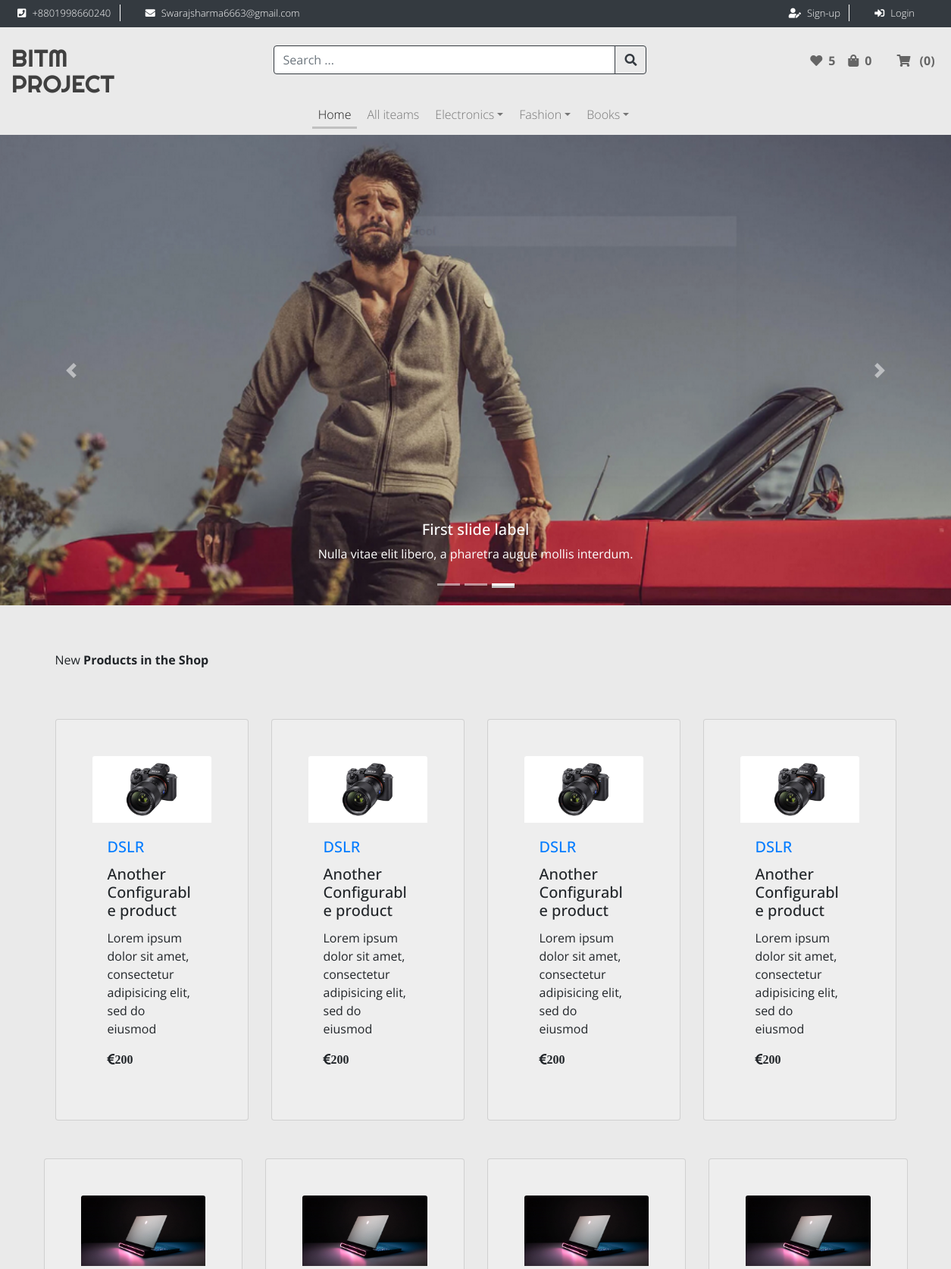
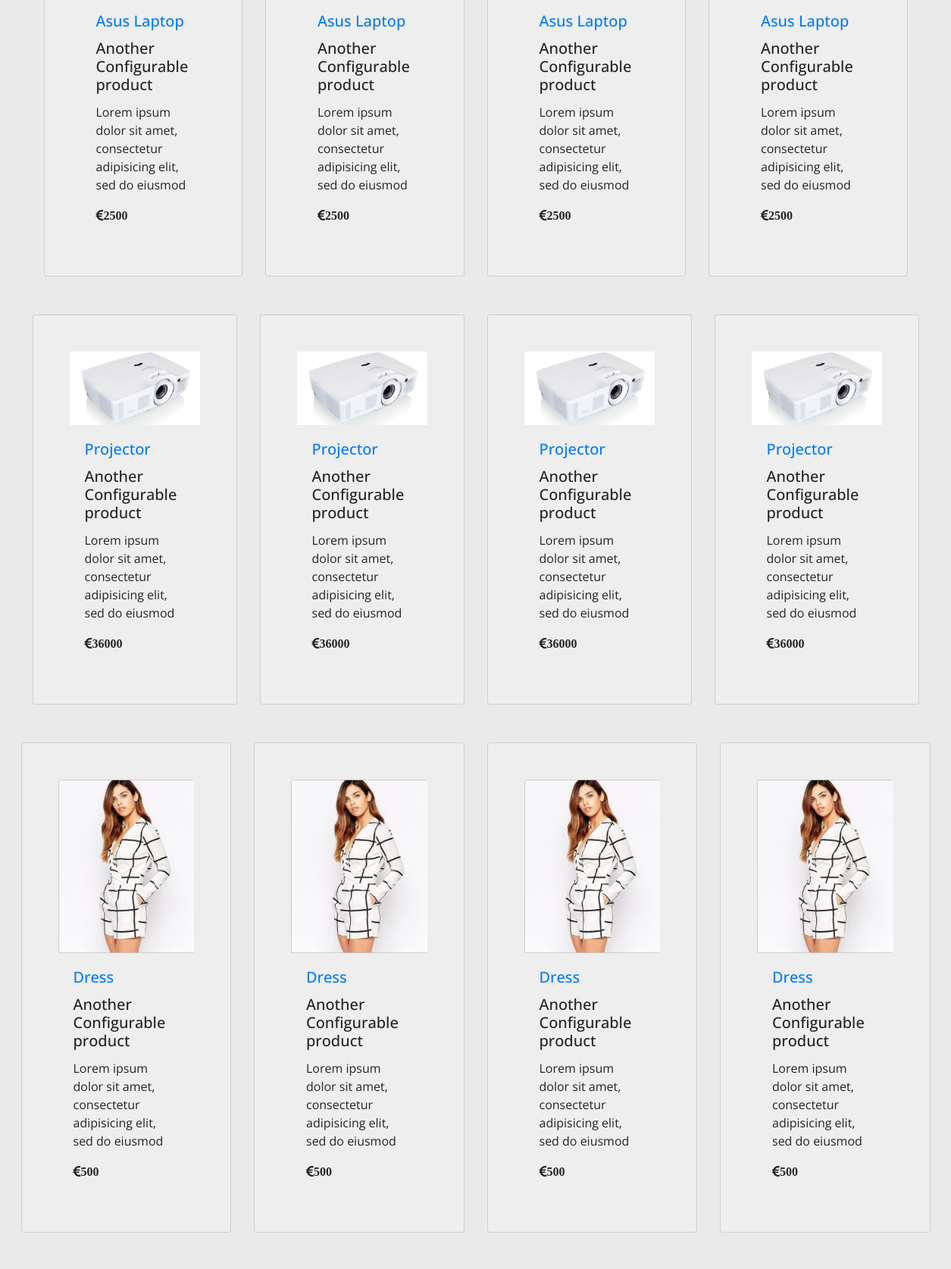
/front/public/home.php (upper part), run on the app's committed database (2 pictures, top to bottom).
### tables this page shows
CREATE TABLE `products` (
  `id` int(11) NOT NULL,
  `name` varchar(255) NOT NULL,
  `email` varchar(50) NOT NULL,
  `phone` varchar(50) NOT NULL,
  `password` varchar(50) NOT NULL,
  `mrp` float DEFAULT NULL,
  `details` varchar(255) NOT NULL,
  `created_at` datetime DEFAULT NULL,
  `picture` varchar(255) DEFAULT NULL,
  `is_active` tinyint(4) NOT NULL DEFAULT 0,
  `is_deleted` tinyint(4) NOT NULL DEFAULT 0,
  `modified_at` datetime DEFAULT NULL
);

### front/public/home.php (called while the page is built, shortened)
<?php
include_once ($_SERVER['DOCUMENT_ROOT'] .'/ecommerce/config.php');
include_once ('../views/elements/head.php');
include_once ('../views/elements/header.php');
include_once ('../views/elements/slider.php');
include_once ('../views/elements/product.php');
include_once ('../views/elements/script.php');
?>

### src/Admin.php (called while the page is built, shortened)
<?php
class Admin
{
    public $conn = null;
    public function __construct()
    {
        $this->conn = new PDO("mysql:host=localhost;dbname=banners", "root","");
        $this->conn->setAttribute(PDO::ATTR_ERRMODE, PDO::ERRMODE_EXCEPTION);
    }
    public function getActiveadmin(){
        $start_from = 0;
        $total = 3;
        $query = "SELECT * FROM `admin` where is_active = 1 LIMIT  $start_from,  $total";
        $stmt = $this->conn->prepare($query);
        $result = $stmt->execute();
        $admins = $stmt->fetchAll();
        return $admins;
    }
}

### config.php (called while the page is built, shortened)
<?php
$webroot = "http://localhost/ecommerce/";

### src/Products.php (called while the page is built, shortened)
<?php
class Products
{
    public $conn = null;
    public function __construct()
    {
        $this->conn = new PDO("mysql:host=localhost;dbname=banners", "root","");
        $this->conn->setAttribute(PDO::ATTR_ERRMODE, PDO::ERRMODE_EXCEPTION);
    }
    public function getActiveproduct(){
        $query = "SELECT * FROM `products` where is_active = 1";
        $stmt = $this->conn->prepare($query);
        $result = $stmt->execute();
        $products = $stmt->fetchAll();
        return $products;
    }
}

### front/views/elements/product.php (the view, shortened to what this page needs)
<?php
$_product = new Products();
$products = $_product->getActiveproduct();
?>
<section class="newProduct">
    <div class="container">
        <p class="new-product-text">New <strong>Products in the Shop</strong></p>
        <?php
        foreach($products as $product):
        ?>
        <div class="card-deck">
            <div class="card">
                <img src="<?=$webroot?>/uploads/<?=$product['picture']?>" class="card-img-top" alt="New Product">
                <div class="card-body">
                    <h5 class="card-title"><a href="product-detail.php?id=<?php echo $product['id']?>"><?php echo $product['name']?></a></h5>
                    <h5 class="card-title">Another Configurable product</h5>
                    <p class="card-text">Lorem ipsum dolor sit amet, consectetur adipisicing elit, sed do eiusmod</p>
                    <p class="card-text fas fa-euro-sign"><?php echo $product['mrp']?></p>
                </div>
            </div>
            <div class="card">
                <img src="<?=$webroot?>/uploads/<?=$product['picture']?>" class="card-img-top" alt="New Product">
                <div class="card-body">
                    <h5 class="card-title"><a href="product-detail.php?id=<?php echo $product['id']?>"><?php echo $product['name']?></a></h5>
                    <h5 class="card-title">Another Configurable product</h5>
                    <p class="card-text">Lorem ipsum dolor sit amet, consectetur adipisicing elit, sed do eiusmod</p>
                    <p class="card-text fas fa-euro-sign"><?php echo $product['mrp']?></p>
                </div>
            </div>
            <div class="card">
                <img src="<?=$webroot?>/uploads/<?=$product['picture']?>" class="card-img-top" alt="New Product">
                <div class="card-body">
                    <h5 class="card-title"><a href="product-detail.php?id=<?php echo $product['id']?>"><?php echo $product['name']?></a></h5>
                    <h5 class="card-title">Another Configurable product</h5>
                    <p class="card-text">Lorem ipsum dolor sit amet, consectetur adipisicing elit, sed do eiusmod</p>
                    <p class="card-text fas fa-euro-sign"><?php echo $product['mrp']?></p>
                </div>
            </div>
            <div class="card">
                <img src="<?=$webroot?>/uploads/<?=$product['picture']?>" class="card-img-top" alt="New Product">
                <div class="card-body">
                    <h5 class="card-title"><a href="product-detail.php?id=<?php echo $product['id']?>"><?php echo $product['name']?></a></h5>
                    <h5 class="card-title">Another Configurable product</h5>
                    <p class="card-text">Lorem ipsum dolor sit amet, consectetur adipisicing elit, sed do eiusmod</p>
                    <p class="card-text fas fa-euro-sign"><?php echo $product['mrp']?></p>
                </div>
            </div>
            <?php
            endforeach;
            ?>
        </div>
    </div>
</section>

### front/views/elements/slider.php (shortened to what this page needs)
<?php
$_admin = new Admin();
$admins = $_admin->getActiveadmin();
?>
<div class="col-12 px-0">
    <div id="slider" class="carousel slide carousel-fade" data-ride="carousel">
        <ol class="carousel-indicators">
            <li data-target="#slider" data-slide-to="0" class="active"></li>
            <li data-target="#slider" data-slide-to="1"></li>
            <li data-target="#slider" data-slide-to="2"></li>
        </ol>
        <div class="carousel-inner" role="listbox">
            <?php
            $active = 'active';
            foreach ($admins as $admin):
            ?>
                <div class="carousel-item <?=$active?>">
                    <img src="<?=$webroot?>/uploads/<?=$admin['picture']?>" class="d-block w-100" alt="Slider Image">
                    <div class="carousel-caption d-none d-md-block">
                        <h5>First slide label</h5>
                        <p>Nulla vitae elit libero, a pharetra augue mollis interdum.</p>
                    </div>
                </div>
                <?php
                $active = 'empty';
            endforeach;
            ?>
        </div>
        <a class="carousel-control-prev" href="#slider" role="button" data-slide="prev">
            <span class="carousel-control-prev-icon" aria-hidden="true"></span>
        </a>
        <a class="carousel-control-next" href="#slider" role="button" data-slide="next">
            <span class="carousel-control-next-icon" aria-hidden="true"></span>
        </a>
    </div>
</div>

### front/public/css/style.css (style rules this page uses)
body { background-color: #eaeaea; font-family: 'Open Sans Condensed', sans-serif; }
a { transition: color .2s linear 0s; }
.carousel-item { transition: 2s ease; }
li.active { border-bottom:3px solid silver; }
body { font-family: 'open sans'; overflow-x: hidden; }
img { max-width: 100%; }
.card { margin-top: 50px; background: #eee; padding: 3em; line-height: 1.5em; }
section { padding: 60px 0; }

### data on the page
products: picture (picture), name "DSLR", mrp "200"
products: picture (picture), name "Asus Laptop", mrp "2500"
products: picture (picture), name "Projector", mrp "36000"
products: picture (picture), name "Dress", mrp "500"
